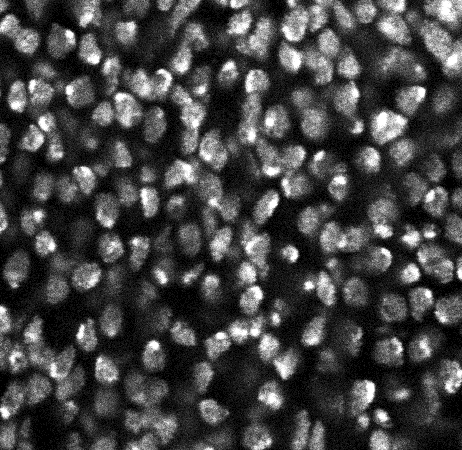
#> input picture flyqma/tests/fixtures/disc.tif, 462 x 450 px
$ python -i image.py   (imports and definitions only)
#> lines starting #> are read from the running program, lines starting #| are printed output that depends on the picture
#> further down, picture is the input picture: shape (450, 462); min 0, max 15, mean 3.95
from scipy.ndimage import iterate_structure, generate_binary_structure
from scipy.ndimage import gaussian_filter, median_filter
from skimage.filters import threshold_otsu
from skimage.exposure import equalize_adapthist

import matplotlib.pyplot as plt
import numpy as np
from copy import deepcopy

from .segmentation import Segmentation


class MonochromeImage:
    """
    Object represents a monochrome image.
    """

    def __init__(self, im, labels=None, channel=None):
        self.im = im
        self.shape = im.shape[:2]
#> self.shape = (450, 462)
        self.mask = np.ones_like(self.im, dtype=bool)
        self.labels = labels
        self.channel = channel

    # [44 lines left out: function show, not called in this run]

    def add_contour(self, ax, mask, lw=1, color='r'):
        """ Adds border of specified contour. """
        ax.contour(mask, [0.5], linewidths=[lw], colors=[color])

    # [4 lines left out: function add_contours, not called in this run]

    def gaussian_filter(self, sigma=(1., 1.)):
#> called with sigma = (2, 2)
        self.im = gaussian_filter(self.im, sigma=sigma)
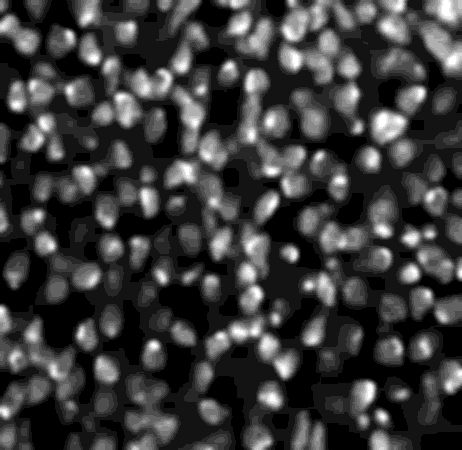
#> self.im: shape (450, 462); min 0, max 13, mean 3.01; drawn with min black and max white

    def median_filter(self, radius=0, structure_dim=1):
        """ Convolves image with median filter. """
        struct = iterate_structure(generate_binary_structure(2, structure_dim), radius).astype(int)
        self.im = median_filter(self.im, footprint=struct)

    # [10 lines left out: functions set_mean_mask, set_otsu_mask, not called in this run]

    def clahe(self, factor=8, clip_limit=0.01, nbins=256):
        """
        Runs CLAHE on reflection-padded image.

        Args:
        factor (float or int) - number of segments per dimension
        clip_limit (float) - clip limit for CLAHE
        nbins (int) - number of grey-scale bins for histogram
        """
#> called with factor = 20, clip_limit = 0.03, nbins = 256

        # set kernel size as fraction of image size
        kernel_size = [int(np.ceil(s/factor)) for s in self.im.shape]
#> kernel_size = [23, 24]

        # pad image with reflection about boundaries (circumvents artefacts)
        im_padded = np.pad(self.im, [(x,)*2 for x in kernel_size], mode='reflect')
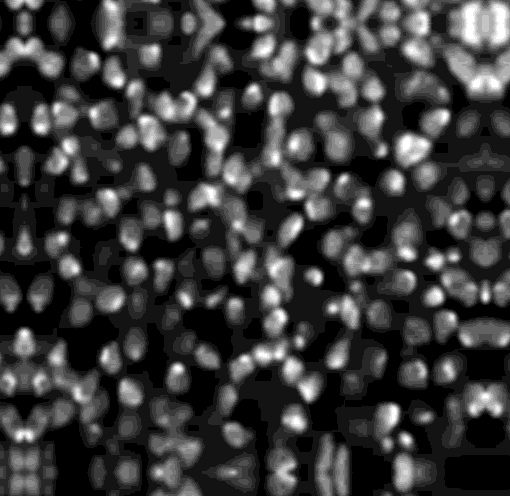
#> im_padded: shape (496, 510); min 0, max 13, mean 3.02; drawn with min black and max white

        # apply CLAHE
#> (the run stopped early here; a loop or call above may not have finished)
